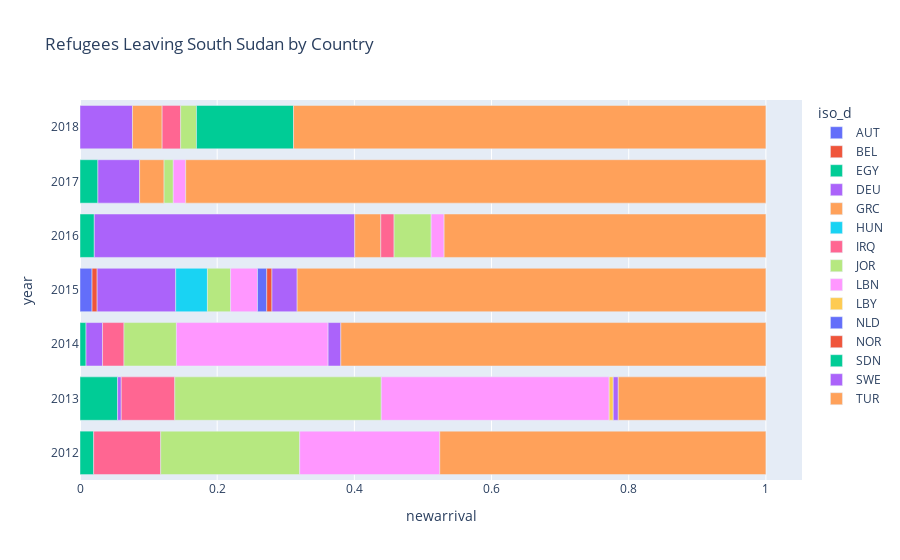

The notebook cell saved with this chart:
### Code cell
import plotly.express as px

norm_df = df[(df.iso_o == 'SYR') & (df.year >= 2012) & (df.year <= 2018)  & (df.newarrival > 10000) ]
norm_df['newarrival'] = norm_df.groupby(['iso_o', 'year'])['newarrival'].transform(lambda x: x / x.sum())
# norm_df['year'] = norm_df['year'].astype('str')

fig = px.bar(norm_df, y="year", x="newarrival", color="iso_d", title="Refugees Leaving South Sudan by Destination Country", orientation = 'h')
fig.show()

### Figure 1 — Plotly figure (JSON) as saved in the notebook; plotly's stock layout.template omitted (floating-point values rounded to 4 significant figures)
{"data": [{"alignmentgroup": "True", "hovertemplate": "iso_d=AUT<br>newarrival=%{x}<br>year=%{y}<extra></extra>", "legendgroup": "AUT", "marker": {"color": "#636efa", "pattern": {"shape": ""}}, "name": "AUT", "offsetgroup": "AUT", "orientation": "h", "showlegend": true, "textposition": "auto", "type": "bar", "x": [0.01758], "xaxis": "x", "y": [2015], "yaxis": "y"}, {"alignmentgroup": "True", "hovertemplate": "iso_d=BEL<br>newarrival=%{x}<br>year=%{y}<extra></extra>", "legendgroup": "BEL", "marker": {"color": "#EF553B", "pattern": {"shape": ""}}, "name": "BEL", "offsetgroup": "BEL", "orientation": "h", "showlegend": true, "textposition": "auto", "type": "bar", "x": [0.007429], "xaxis": "x", "y": [2015], "yaxis": "y"}, {"alignmentgroup": "True", "hovertemplate": "iso_d=EGY<br>newarrival=%{x}<br>year=%{y}<extra></extra>", "legendgroup": "EGY", "marker": {"color": "#00cc96", "pattern": {"shape": ""}}, "name": "EGY", "offsetgroup": "EGY", "orientation": "h", "showlegend": true, "textposition": "auto", "type": "bar", "x": [0.01993, 0.05478, 0.008794, 0.02083, 0.0261], "xaxis": "x", "y": [2012, 2013, 2014, 2016, 2017], "yaxis": "y"}, {"alignmentgroup": "True", "hovertemplate": "iso_d=DEU<br>newarrival=%{x}<br>year=%{y}<extra></extra>", "legendgroup": "DEU", "marker": {"color": "#ab63fa", "pattern": {"shape": ""}}, "name": "DEU", "offsetgroup": "DEU", "orientation": "h", "showlegend": true, "textposition": "auto", "type": "bar", "x": [0.005337, 0.02406, 0.1145, 0.3798, 0.06083, 0.07651], "xaxis": "x", "y": [2013, 2014, 2015, 2016, 2017, 2018], "yaxis": "y"}, {"alignmentgroup": "True", "hovertemplate": "iso_d=GRC<br>newarrival=%{x}<br>year=%{y}<extra></extra>", "legendgroup": "GRC", "marker": {"color": "#FFA15A", "pattern": {"shape": ""}}, "name": "GRC", "offsetgroup": "GRC", "orientation": "h", "showlegend": true, "textposition": "auto", "type": "bar", "x": [0.03796, 0.03565, 0.04323], "xaxis": "x", "y": [2016, 2017, 2018], "yaxis": "y"}, {"alignmentgroup": "True", "hovertemplate": "iso_d=HUN<br>newarrival=%{x}<br>year=%{y}<extra></extra>", "legendgroup": "HUN", "marker": {"color": "#19d3f3", "pattern": {"shape": ""}}, "name": "HUN", "offsetgroup": "HUN", "orientation": "h", "showlegend": true, "textposition": "auto", "type": "bar", "x": [0.04625], "xaxis": "x", "y": [2015], "yaxis": "y"}, {"alignmentgroup": "True", "hovertemplate": "iso_d=IRQ<br>newarrival=%{x}<br>year=%{y}<extra></extra>", "legendgroup": "IRQ", "marker": {"color": "#FF6692", "pattern": {"shape": ""}}, "name": "IRQ", "offsetgroup": "IRQ", "orientation": "h", "showlegend": true, "textposition": "auto", "type": "bar", "x": [0.09773, 0.07808, 0.03128, 0.01938, 0.02704], "xaxis": "x", "y": [2012, 2013, 2014, 2016, 2018], "yaxis": "y"}, {"alignmentgroup": "True", "hovertemplate": "iso_d=JOR<br>newarrival=%{x}<br>year=%{y}<extra></extra>", "legendgroup": "JOR", "marker": {"color": "#B6E880", "pattern": {"shape": ""}}, "name": "JOR", "offsetgroup": "JOR", "orientation": "h", "showlegend": true, "textposition": "auto", "type": "bar", "x": [0.2027, 0.301, 0.07641, 0.03379, 0.05405, 0.01341, 0.02303], "xaxis": "x", "y": [2012, 2013, 2014, 2015, 2016, 2017, 2018], "yaxis": "y"}, {"alignmentgroup": "True", "hovertemplate": "iso_d=LBN<br>newarrival=%{x}<br>year=%{y}<extra></extra>", "legendgroup": "LBN", "marker": {"color": "#FF97FF", "pattern": {"shape": ""}}, "name": "LBN", "offsetgroup": "LBN", "orientation": "h", "showlegend": true, "textposition": "auto", "type": "bar", "x": [0.2042, 0.3323, 0.2212, 0.03923, 0.0189, 0.01808], "xaxis": "x", "y": [2012, 2013, 2014, 2015, 2016, 2017], "yaxis": "y"}, {"alignmentgroup": "True", "hovertemplate": "iso_d=LBY<br>newarrival=%{x}<br>year=%{y}<extra></extra>", "legendgroup": "LBY", "marker": {"color": "#FECB52", "pattern": {"shape": ""}}, "name": "LBY", "offsetgroup": "LBY", "orientation": "h", "showlegend": true, "textposition": "auto", "type": "bar", "x": [0.00587], "xaxis": "x", "y": [2013], "yaxis": "y"}, {"alignmentgroup": "True", "hovertemplate": "iso_d=NLD<br>newarrival=%{x}<br>year=%{y}<extra></extra>", "legendgroup": "NLD", "marker": {"color": "#636efa", "pattern": {"shape": ""}}, "name": "NLD", "offsetgroup": "NLD", "orientation": "h", "showlegend": true, "textposition": "auto", "type": "bar", "x": [0.01348], "xaxis": "x", "y": [2015], "yaxis": "y"}, {"alignmentgroup": "True", "hovertemplate": "iso_d=NOR<br>newarrival=%{x}<br>year=%{y}<extra></extra>", "legendgroup": "NOR", "marker": {"color": "#EF553B", "pattern": {"shape": ""}}, "name": "NOR", "offsetgroup": "NOR", "orientation": "h", "showlegend": true, "textposition": "auto", "type": "bar", "x": [0.007591], "xaxis": "x", "y": [2015], "yaxis": "y"}, {"alignmentgroup": "True", "hovertemplate": "iso_d=SDN<br>newarrival=%{x}<br>year=%{y}<extra></extra>", "legendgroup": "SDN", "marker": {"color": "#00cc96", "pattern": {"shape": ""}}, "name": "SDN", "offsetgroup": "SDN", "orientation": "h", "showlegend": true, "textposition": "auto", "type": "bar", "x": [0.1415], "xaxis": "x", "y": [2018], "yaxis": "y"}, {"alignmentgroup": "True", "hovertemplate": "iso_d=SWE<br>newarrival=%{x}<br>year=%{y}<extra></extra>", "legendgroup": "SWE", "marker": {"color": "#ab63fa", "pattern": {"shape": ""}}, "name": "SWE", "offsetgroup": "SWE", "orientation": "h", "showlegend": true, "textposition": "auto", "type": "bar", "x": [0.007348, 0.01854, 0.03673], "xaxis": "x", "y": [2013, 2014, 2015], "yaxis": "y"}, {"alignmentgroup": "True", "hovertemplate": "iso_d=TUR<br>newarrival=%{x}<br>year=%{y}<extra></extra>", "legendgroup": "TUR", "marker": {"color": "#FFA15A", "pattern": {"shape": ""}}, "name": "TUR", "offsetgroup": "TUR", "orientation": "h", "showlegend": true, "textposition": "auto", "type": "bar", "x": [0.4755, 0.2152, 0.6197, 0.6834, 0.4691, 0.8459, 0.6887], "xaxis": "x", "y": [2012, 2013, 2014, 2015, 2016, 2017, 2018], "yaxis": "y"}], "layout": {"barmode": "relative", "legend": {"title": {"text": "iso_d"}, "tracegroupgap": 0}, "title": {"text": "Refugees Leaving South Sudan by Country"}, "xaxis": {"anchor": "y", "domain": [0, 1], "title": {"text": "newarrival"}}, "yaxis": {"anchor": "x", "domain": [0, 1], "title": {"text": "year"}}}}
